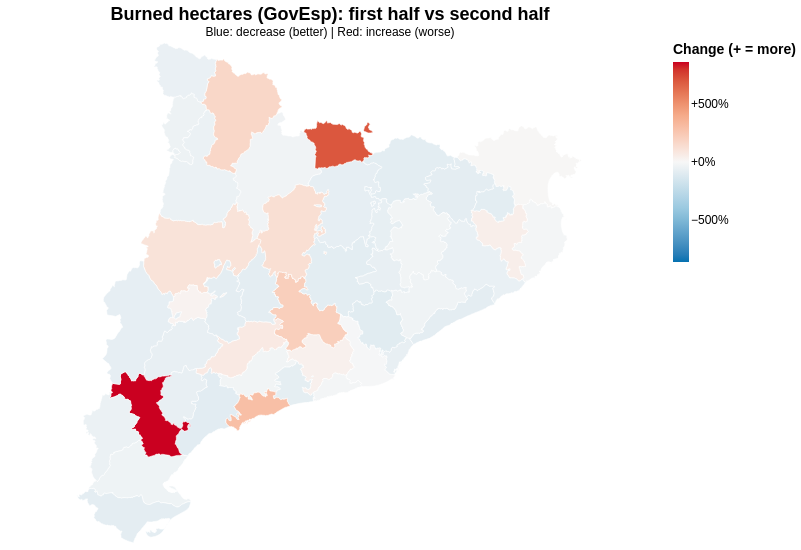

Notebook code for this chart:
### Markdown cell above
### Burned hectares: equal halves of GovEsp coverage only

### Code cell
burned_area_map = half_map(
    fires[fires.font.eq("GovEsp")].assign(amount=lambda d: d.total_hectares),
    "Burned hectares (GovEsp)",
)
burned_area_map

### Figure 1 — Vega-Lite specification as saved in the notebook (floating-point values rounded to 4 significant figures; data arrays with more than 128 entries replaced by an {"elided": "..."} marker saying what was removed)
{"$schema": "https://vega.github.io/schema/vega-lite/v5.json", "config": {"axis": {"labelFontSize": 12, "titleFontSize": 14}, "legend": {"labelFontSize": 12, "titleFontSize": 14}, "title": {"fontSize": 18, "subtitleFontSize": 12}, "view": {"continuousHeight": 300, "continuousWidth": 300, "stroke": null}}, "data": {"values": [{"geometry": {"coordinates": {"elided": "1x380x2 float values"}, "type": "Polygon"}, "properties": {"CODICOMAR": "01", "NOMCOMAR": "Alt Camp"}, "type": "Feature"}, {"geometry": {"coordinates": {"elided": "561 rows, 6730 float values in total"}, "type": "MultiPolygon"}, "properties": {"CODICOMAR": "02", "NOMCOMAR": "Alt Empordà"}, "type": "Feature"}, {"geometry": {"coordinates": {"elided": "2 rows, 812 float values in total"}, "type": "Polygon"}, "properties": {"CODICOMAR": "03", "NOMCOMAR": "Alt Penedès"}, "type": "Feature"}, {"geometry": {"coordinates": {"elided": "2 rows, 1164 float values in total"}, "type": "MultiPolygon"}, "properties": {"CODICOMAR": "04", "NOMCOMAR": "Alt Urgell"}, "type": "Feature"}, {"geometry": {"coordinates": {"elided": "1x329x2 float values"}, "type": "Polygon"}, "properties": {"CODICOMAR": "05", "NOMCOMAR": "Alta Ribagorça"}, "type": "Feature"}, {"geometry": {"coordinates": {"elided": "1x567x2 float values"}, "type": "Polygon"}, "properties": {"CODICOMAR": "06", "NOMCOMAR": "Anoia"}, "type": "Feature"}, {"geometry": {"coordinates": {"elided": "3 rows, 1310 float values in total"}, "type": "Polygon"}, "properties": {"CODICOMAR": "07", "NOMCOMAR": "Bages"}, "type": "Feature"}, {"geometry": {"coordinates": {"elided": "12 rows, 1072 float values in total"}, "type": "MultiPolygon"}, "properties": {"CODICOMAR": "08", "NOMCOMAR": "Baix Camp"}, "type": "Feature"}, {"geometry": {"coordinates": {"elided": "52 rows, 1604 float values in total"}, "type": "MultiPolygon"}, "properties": {"CODICOMAR": "09", "NOMCOMAR": "Baix Ebre"}, "type": "Feature"}, {"geometry": {"coordinates": {"elided": "593 rows, 6042 float values in total"}, "type": "MultiPolygon"}, "properties": {"CODICOMAR": "10", "NOMCOMAR": "Baix Empordà"}, "type": "Feature"}, {"geometry": {"coordinates": {"elided": "2 rows, 810 float values in total"}, "type": "Polygon"}, "properties": {"CODICOMAR": "11", "NOMCOMAR": "Baix Llobregat"}, "type": "Feature"}, {"geometry": {"coordinates": {"elided": "6 rows, 620 float values in total"}, "type": "MultiPolygon"}, "properties": {"CODICOMAR": "12", "NOMCOMAR": "Baix Penedès"}, "type": "Feature"}, {"geometry": {"coordinates": {"elided": "34 rows, 1024 float values in total"}, "type": "MultiPolygon"}, "properties": {"CODICOMAR": "13", "NOMCOMAR": "Barcelonès"}, "type": "Feature"}, {"geometry": {"coordinates": {"elided": "4 rows, 1544 float values in total"}, "type": "MultiPolygon"}, "properties": {"CODICOMAR": "14", "NOMCOMAR": "Berguedà"}, "type": "Feature"}, {"geometry": {"coordinates": {"elided": "2 rows, 574 float values in total"}, "type": "MultiPolygon"}, "properties": {"CODICOMAR": "15", "NOMCOMAR": "Cerdanya"}, "type": "Feature"}, {"geometry": {"coordinates": {"elided": "1x419x2 float values"}, "type": "Polygon"}, "properties": {"CODICOMAR": "16", "NOMCOMAR": "Conca de Barberà"}, "type": "Feature"}, {"geometry": {"coordinates": {"elided": "31 rows, 890 float values in total"}, "type": "MultiPolygon"}, "properties": {"CODICOMAR": "17", "NOMCOMAR": "Garraf"}, "type": "Feature"}, {"geometry": {"coordinates": {"elided": "1x322x2 float values"}, "type": "Polygon"}, "properties": {"CODICOMAR": "18", "NOMCOMAR": "Garrigues"}, "type": "Feature"}, {"geometry": {"coordinates": {"elided": "1x448x2 float values"}, "type": "Polygon"}, "properties": {"CODICOMAR": "19", "NOMCOMAR": "Garrotxa"}, "type": "Feature"}, {"geometry": {"coordinates": {"elided": "1x400x2 float values"}, "type": "Polygon"}, "properties": {"CODICOMAR": "20", "NOMCOMAR": "Gironès"}, "type": "Feature"}, {"geometry": {"coordinates": {"elided": "6 rows, 704 float values in total"}, "type": "MultiPolygon"}, "properties": {"CODICOMAR": "21", "NOMCOMAR": "Maresme"}, "type": "Feature"}, {"geometry": {"coordinates": {"elided": "92 rows, 2028 float values in total"}, "type": "MultiPolygon"}, "properties": {"CODICOMAR": "22", "NOMCOMAR": "Montsià"}, "type": "Feature"}, {"geometry": {"coordinates": {"elided": "3 rows, 1220 float values in total"}, "type": "Polygon"}, "properties": {"CODICOMAR": "23", "NOMCOMAR": "Noguera"}, "type": "Feature"}, {"geometry": {"coordinates": {"elided": "1x610x2 float values"}, "type": "Polygon"}, "properties": {"CODICOMAR": "24", "NOMCOMAR": "Osona"}, "type": "Feature"}, {"geometry": {"coordinates": {"elided": "2 rows, 1140 float values in total"}, "type": "MultiPolygon"}, "properties": {"CODICOMAR": "25", "NOMCOMAR": "Pallars Jussà"}, "type": "Feature"}, {"geometry": {"coordinates": {"elided": "1x520x2 float values"}, "type": "Polygon"}, "properties": {"CODICOMAR": "26", "NOMCOMAR": "Pallars Sobirà"}, "type": "Feature"}, {"geometry": {"coordinates": {"elided": "3 rows, 440 float values in total"}, "type": "MultiPolygon"}, "properties": {"CODICOMAR": "27", "NOMCOMAR": "Pla d'Urgell"}, "type": "Feature"}, {"geometry": {"coordinates": {"elided": "1x247x2 float values"}, "type": "Polygon"}, "properties": {"CODICOMAR": "28", "NOMCOMAR": "Pla de l'Estany"}, "type": "Feature"}, {"geometry": {"coordinates": {"elided": "1x340x2 float values"}, "type": "Polygon"}, "properties": {"CODICOMAR": "29", "NOMCOMAR": "Priorat"}, "type": "Feature"}, {"geometry": {"coordinates": {"elided": "1x617x2 float values"}, "type": "Polygon"}, "properties": {"CODICOMAR": "30", "NOMCOMAR": "Ribera d'Ebre"}, "type": "Feature"}, {"geometry": {"coordinates": {"elided": "2 rows, 1206 float values in total"}, "type": "MultiPolygon"}, "properties": {"CODICOMAR": "31", "NOMCOMAR": "Ripollès"}, "type": "Feature"}, {"geometry": {"coordinates": {"elided": "1x337x2 float values"}, "type": "Polygon"}, "properties": {"CODICOMAR": "32", "NOMCOMAR": "Segarra"}, "type": "Feature"}, {"geometry": {"coordinates": {"elided": "2 rows, 752 float values in total"}, "type": "MultiPolygon"}, "properties": {"CODICOMAR": "33", "NOMCOMAR": "Segrià"}, "type": "Feature"}, {"geometry": {"coordinates": {"elided": "182 rows, 2636 float values in total"}, "type": "MultiPolygon"}, "properties": {"CODICOMAR": "34", "NOMCOMAR": "Selva"}, "type": "Feature"}, {"geometry": {"coordinates": {"elided": "5 rows, 1492 float values in total"}, "type": "MultiPolygon"}, "properties": {"CODICOMAR": "35", "NOMCOMAR": "Solsonès"}, "type": "Feature"}, {"geometry": {"coordinates": {"elided": "20 rows, 1028 float values in total"}, "type": "MultiPolygon"}, "properties": {"CODICOMAR": "36", "NOMCOMAR": "Tarragonès"}, "type": "Feature"}, {"geometry": {"coordinates": {"elided": "1x487x2 float values"}, "type": "Polygon"}, "properties": {"CODICOMAR": "37", "NOMCOMAR": "Terra Alta"}, "type": "Feature"}, {"geometry": {"coordinates": {"elided": "4 rows, 762 float values in total"}, "type": "MultiPolygon"}, "properties": {"CODICOMAR": "38", "NOMCOMAR": "Urgell"}, "type": "Feature"}, {"geometry": {"coordinates": {"elided": "1x342x2 float values"}, "type": "Polygon"}, "properties": {"CODICOMAR": "39", "NOMCOMAR": "Val d'Aran"}, "type": "Feature"}, {"geometry": {"coordinates": {"elided": "1x412x2 float values"}, "type": "Polygon"}, "properties": {"CODICOMAR": "40", "NOMCOMAR": "Vallès Occidental"}, "type": "Feature"}, {"geometry": {"coordinates": {"elided": "1x433x2 float values"}, "type": "Polygon"}, "properties": {"CODICOMAR": "41", "NOMCOMAR": "Vallès Oriental"}, "type": "Feature"}, {"geometry": {"coordinates": {"elided": "1x276x2 float values"}, "type": "Polygon"}, "properties": {"CODICOMAR": "42", "NOMCOMAR": "Moianès"}, "type": "Feature"}, {"geometry": {"coordinates": {"elided": "2 rows, 528 float values in total"}, "type": "MultiPolygon"}, "properties": {"CODICOMAR": "43", "NOMCOMAR": "Lluçanès"}, "type": "Feature"}]}, "datasets": {"data-e09b27c957b3441493752ea41cf32fa5": [{"after": 560.0, "before": 783.3, "change": -0.2851, "code": "01"}, {"after": 11860.0, "before": 11120.0, "change": 0.06585, "code": "02"}, {"after": 675.5, "before": 494.9, "change": 0.365, "code": "03"}, {"after": 387.7, "before": 575.0, "change": -0.3257, "code": "04"}, {"after": 278.2, "before": 499.1, "change": -0.4426, "code": "05"}, {"after": 2449.0, "before": 785.9, "change": 2.116, "code": "06"}, {"after": 2812.0, "before": 24020.0, "change": -0.8829, "code": "07"}, {"after": 146.9, "before": 2739.0, "change": -0.9464, "code": "08"}, {"after": 586.6, "before": 946.2, "change": -0.3801, "code": "09"}, {"after": 1914.0, "before": 2267.0, "change": -0.1557, "code": "10"}, {"after": 465.5, "before": 502.8, "change": -0.07402, "code": "11"}, {"after": 68.76, "before": 323.1, "change": -0.7872, "code": "12"}, {"after": 110.1, "before": 347.3, "change": -0.6829, "code": "13"}, {"after": 23.12, "before": 89.83, "change": -0.7426, "code": "14"}, {"after": 309.5, "before": 38.62, "change": 7.014, "code": "15"}, {"after": 1908.0, "before": 1110.0, "change": 0.7188, "code": "16"}, {"after": 301.0, "before": 364.0, "change": -0.1731, "code": "17"}, {"after": 173.2, "before": 514.7, "change": -0.6635, "code": "18"}, {"after": 7.057, "before": 42.64, "change": -0.8345, "code": "19"}, {"after": 355.1, "before": 240.0, "change": 0.4798, "code": "20"}, {"after": 79.88, "before": 469.0, "change": -0.8297, "code": "21"}, {"after": 113.4, "before": 671.7, "change": -0.8311, "code": "22"}, {"after": 3719.0, "before": 1795.0, "change": 1.071, "code": "23"}, {"after": 39.54, "before": 54.03, "change": -0.2683, "code": "24"}, {"after": 233.4, "before": 478.5, "change": -0.5122, "code": "25"}, {"after": 1370.0, "before": 510.1, "change": 1.685, "code": "26"}, {"after": 0.821, "before": 0.65, "change": 0.2631, "code": "27"}, {"after": 11.24, "before": 97.44, "change": -0.8847, "code": "28"}, {"after": 277.9, "before": 854.2, "change": -0.6746, "code": "29"}, {"after": 10070.0, "before": 1046.0, "change": 8.627, "code": "30"}, {"after": 24.2, "before": 172.9, "change": -0.86, "code": "31"}, {"after": 444.1, "before": 2552.0, "change": -0.826, "code": "32"}, {"after": 634.1, "before": 2531.0, "change": -0.7494, "code": "33"}, {"after": 132.6, "before": 333.4, "change": -0.6023, "code": "34"}, {"after": 490.7, "before": 214.7, "change": 1.286, "code": "35"}, {"after": 731.8, "before": 184.6, "change": 2.964, "code": "36"}, {"after": 757.5, "before": 1552.0, "change": -0.512, "code": "37"}, {"after": 1065.0, "before": 6646.0, "change": -0.8397, "code": "38"}, {"after": 862.4, "before": 1979.0, "change": -0.5641, "code": "39"}, {"after": 185.1, "before": 5122.0, "change": -0.9639, "code": "40"}, {"after": 62.61, "before": 98.01, "change": -0.3612, "code": "41"}, {"after": 40.52, "before": 113.6, "change": -0.6433, "code": "42"}, {"after": 6.247, "before": 22.38, "change": -0.7209, "code": "43"}]}, "encoding": {"color": {"condition": {"field": "change", "legend": {"format": "+.0%"}, "scale": {"domain": [-8.627, -4.313, 0, 4.313, 8.627], "range": ["#0571b0", "#92c5de", "#f7f7f7", "#f4a582", "#ca0020"]}, "test": "isValid(datum.change)", "title": "Change (+ = more)", "type": "quantitative"}, "value": "#bdbdbd"}, "tooltip": [{"field": "properties.NOMCOMAR", "title": "Comarca", "type": "nominal"}, {"field": "before", "format": ",.2f", "title": "Old total", "type": "quantitative"}, {"field": "after", "format": ",.2f", "title": "New total", "type": "quantitative"}, {"field": "change", "format": "+.1%", "title": "Change", "type": "quantitative"}]}, "height": 500, "mark": {"stroke": "white", "strokeWidth": 0.6, "type": "geoshape"}, "projection": {"reflectY": true, "type": "identity"}, "title": {"subtitle": "Blue: decrease (better) | Red: increase (worse)", "text": "Burned hectares (GovEsp): first half vs second half"}, "transform": [{"from": {"data": {"name": "data-e09b27c957b3441493752ea41cf32fa5"}, "fields": ["before", "after", "change"], "key": "code"}, "lookup": "properties.CODICOMAR"}], "width": 650}
